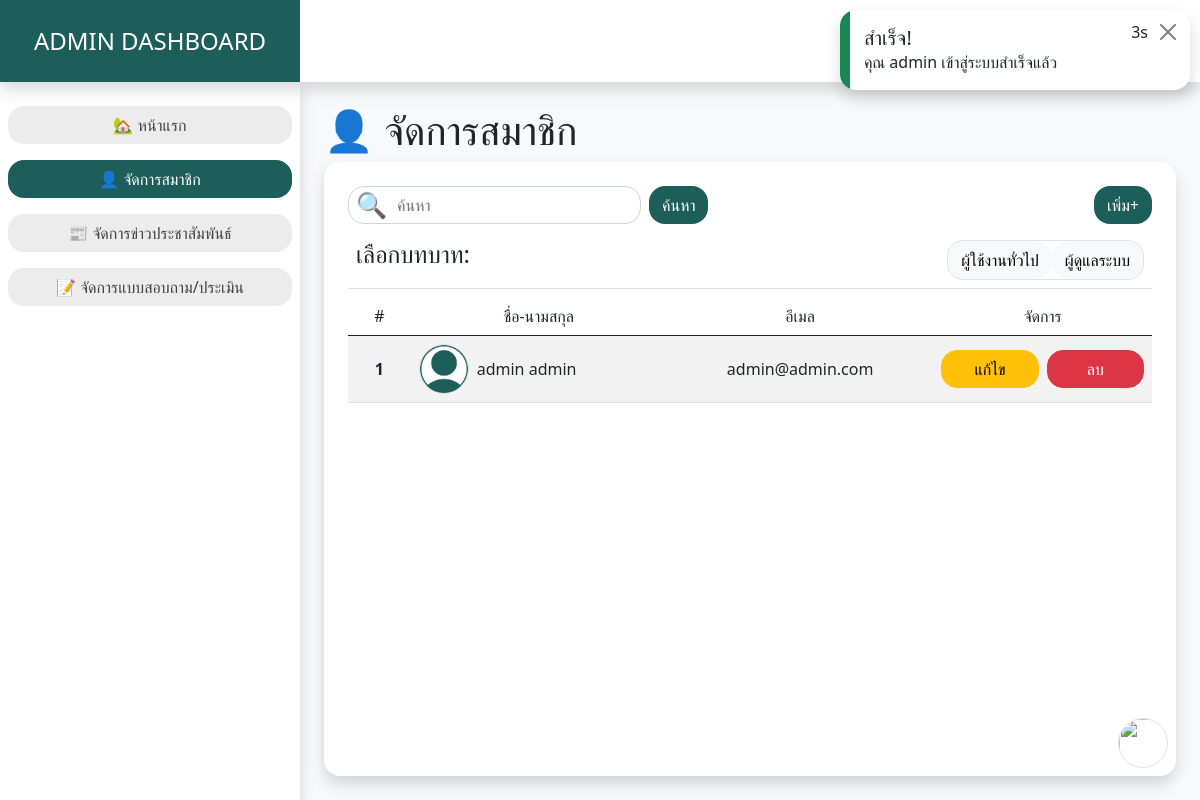
Screenshot of /admin/index.php?manageUsers (signed in) with the database file from the repository.
### tables this page shows
CREATE TABLE `users` (
  `user_id` int(11) NOT NULL,
  `firstname` varchar(150) NOT NULL,
  `lastname` varchar(150) NOT NULL,
  `email` varchar(150) NOT NULL,
  `password` varchar(100) NOT NULL,
  `image` varchar(150) NOT NULL DEFAULT 'default-profile.png',
  `role` enum('user','admin') NOT NULL DEFAULT 'user',
  `active_status` enum('online','offline') NOT NULL DEFAULT 'offline',
  `created_at` timestamp NOT NULL DEFAULT current_timestamp(),
  `updated_at` timestamp NULL DEFAULT NULL ON UPDATE current_timestamp()
);

### admin/pages/manageUsers.php (the view, shortened to what this page needs)
<div class='d-flex justify-content-between'>
    <div class='d-flex align-items-center gap-2 position-relative'>
        <input type="search" name='search' class='form-control ps-5' placeholder='ค้นหา' oninput="searchResult($(this))">
        <label for="" style='position: absolute;top: 0px;left: 8px;font-size: 25px;'>🔍</label>
        <button type='button' class='btn btn-teal'>ค้นหา</button>
    </div>
    <button data-bs-toggle='modal' data-bs-target="#addUser" type="button" class='btn btn-teal'>เพิ่ม+</button>
</div>
<div class='mb-2 border-bottom w-100 p-2 d-flex justify-content-between mt-2'>
    <h4>เลือกบทบาท:</h4>
    <div class='border rounded-xl d-flex flex-row align-items-center'>
        <a href='?manageUsers&user' class='btn <?= isset($_GET["user"]) ? "btn-teal" : "btn-light" ?>'>ผู้ใช้งานทั่วไป</a>
        <a href='?manageUsers&admin' class='btn <?= isset($_GET["admin"]) ? "btn-teal" : "btn-light" ?>'>ผู้ดูแลระบบ</a>
    </div>
</div>
<div class='overflow-auto h-100'>
    <?php $role = isset($_GET["user"]) ? "user" : "admin";
    $fetchUser = sql("SELECT * FROM users WHERE role = ?",[$role]);
    if($fetchUser->rowCount() > 0){ ?>
        <div class='overflow-hidden rounded-xl table-responsive'>
            <table class='table table-striped text-center align-middle'>
                <thead>
                    <tr>
                        <td style="width: 113px;">#</td>
                        <td style="width: 442px;">ชื่อ-นามสกุล</td>
                        <td style="width: 410px;">อีเมล</td>
                        <td style="width: 349px;">จัดการ</td>
                    </tr>
                </thead>
                <tbody>
                <?php
                $index=1;
                while($user = $fetchUser->fetch()){ ?>
                    <tr data-search-item>
                        <td>
                            <div class='text-center fw-bold'><?= $index; ?></div>
                        </td>
                        <td>
                            <div class='d-flex align-items-center gap-2'>
                                <img src="<?= imagePath('user_images',$user["image"]) ?>" width='50px' height='50px' class='rounded-circle border object-fit-cover'>
                                <div class='d-flex align-items-center gap-2'>
                                    <div data-search-keyword="<?= $user["firstname"] ?> <?= $user["firstname"] ?>"><?= $user["firstname"]; ?> <?= $user["lastname"]; ?></div>
                                </div>
                            </div>
                        </td>
                        <td data-search-keyword="<?= $user["email"] ?>"><?= $user["email"]; ?></td>
                        <td>
                            <div class='d-flex align-items-center gap-2 w-100'>
                                <button type='button' data-bs-toggle='modal' class='btn btn-warning w-100' data-bs-target='#editUser-<?= $user["user_id"]; ?>'>แก้ไข</button>
                                <button type='button' data-bs-toggle='modal' class='btn btn-danger w-100' data-bs-target='#deleteUser-<?= $user["user_id"]; ?>'>ลบ</button>
                            </div>
                        </td>
                    </tr>
                <?php $index++; } ?>
                </tbody>
            </table>
        </div>
    <?php }else{ ?>
        <h5 class='text-center text-muted'>ยังไม่มีสมาชิก...</h5>
    <?php } ?>
</div>

### admin/index.php (shortened to what this page needs)
<?php
require "../config.php";
$row=null;
if(isset($_SESSION["user_login"])){
    msg("warning","คำเตือน","ไม่สามารถเข้าถึงหน้านี้ได้","/");
}elseif(isset($_SESSION["admin_login"])){
    $row = sql("SELECT * FROM users WHERE user_id = ?",[$_SESSION["admin_login"]])->fetch();
}else{
    msg("warning","คำเตือน","ไม่สามารถเข้าถึงหน้านี้ได้","/");
}
$pages = [
    "home"=>"🏡 หน้าแรก",
    "manageUsers"=>"👤 จัดการสมาชิก",
    "manageNews"=>"📰 จัดการข่าวประชาสัมพันธ์",
    "manageAssessments"=>"📝 จัดการแบบสอบถาม/ประเมิน",
];
?>
<!DOCTYPE html>
<html lang="en">
<head>
    <?php require "../link.php"; ?>
</head>
<body class='bg-light'>
    <?php require_once("../components/popChats.php"); ?>
    <div class='d-flex justify-content-between bg-white position-absolute w-100 shadow'>
        <h4 class='text-center p-3 text-white bg-teal d-flex align-items-center justify-content-center' style='width:300px'>ADMIN DASHBOARD</h4>
        <div class="dropdown mt-auto mx-2 p-2">
            <div class="d-flex flex-row gap-2 btn btn-outline-teal border-0 cursor-pointer dropdown-toggle align-items-center justify-content-center" data-bs-toggle="dropdown" style='border-radius: 2rem !important;'>
                <div><?= $row["firstname"] ?> <?= $row["lastname"] ?></div>
            </div>
        </div>
    </div>
    <div class='d-flex vh-100' style='padding-top:82px'>
        <div class="bg-white shadow d-flex flex-column pt-4" style="width:300px;">
            <ul class="m-0 p-0 d-flex flex-column gap-3 align-items-center w-100 px-2" style='list-style:none'>
                <?php foreach($pages as $index=>$page){?>
                    <a href="?<?= $index ?>" class='btn w-100 <?= isset($_GET[$index]) ? "btn-teal" : "btn-outline-light2" ?>'>
                        <li><?= $page; ?></li>
                    </a>
                <?php } ?>
            </ul>
        </div>
        <div class='flex-1 p-4'>
            <div class='d-flex flex-column h-100'>
                <h1 class='mb-2'>
                    <?php foreach($pages as $index=>$page){
                        if(isset($_GET[$index])){
                            echo $page;
                        } ?>
                    <?php } ?>
                </h1>
                <div class='bg-white shadow p-4 rounded-xl overflow-hidden' style='height: 796.56px;'>
                    <?php foreach($pages as $index=>$page){
                        if(isset($_GET[$index])){
                            require_once("pages/$index.php");
                        } ?>
                    <?php } ?>
                </div>
            </div>
        </div>
    </div>
</body>
</html>

### libs/style.css (style rules this page uses)
* { transition: 0.4s !important; }
:root { --black-light: #212529; --teal: #1D5E5A; }
h1,h2,h3,h4,h5,h6 { margin: 0; padding: 0; }
.rounded-xl { border-radius: 1rem !important; }
.cursor-pointer { cursor: pointer; }
.flex-1 { flex: 1; }
.object-fit-cover { object-fit: cover; }
.btn { border-radius: 1rem !important; }
.bg-teal { background-color: var(--teal) !important; }

### rows the page displays
users: image (placeholder picture), firstname "admin", lastname "admin", email "admin@admin.com"

### other values shown
$_SESSION[$type][0] "สำเร็จ!"
$_SESSION[$type][1] "คุณ admin เข้าสู่ระบบสำเร็จแล้ว"
$page "🏡 หน้าแรก"
$page "👤 จัดการสมาชิก"
$page "📰 จัดการข่าวประชาสัมพันธ์"
$page "📝 จัดการแบบสอบถาม/ประเมิน"
